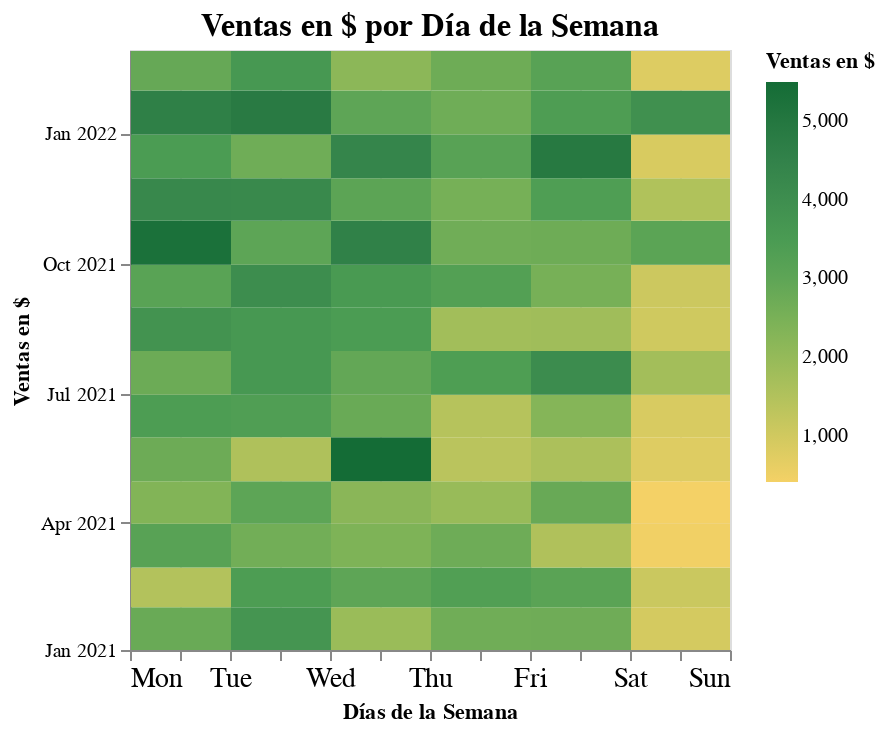

This figure's notebook cell:
### Code cell
mapa = alt.Chart(df_ventas_ag).mark_rect().encode(
                x=alt.X('day(fecha):T', title='Días de la Semana', axis = alt.Axis(labelAngle=0, labelFontSize=14)),
                y=alt.Y('yearmonth(fecha):T', title = 'Ventas en $', scale=alt.Scale(zero=False), 
                  axis = alt.Axis(grid=True, titleAnchor='middle', titleAngle = 270, labelFontSize=10)),
                color=alt.Color('sum(monto_dolar):Q', scale=alt.Scale(scheme='goldgreen'), title='Ventas en $'),
                tooltip=[
                    alt.Tooltip('day(fecha):T', title='Día'),
                    alt.Tooltip('yearmonth(fecha):T', title='Mes y Año'),
                    alt.Tooltip('sum(monto_dolar):Q', title='Ventas en $')]
                ).properties(title='Ventas en $ por Día de la Semana',
                             width=300, 
                             height=300
                ).configure_title(
                    fontSize = 16,
                    anchor = 'middle'
                ).interactive()

mapa

### Figure 1 — Vega-Lite specification as saved in the notebook (floating-point values rounded to 4 significant figures; data arrays with more than 128 entries replaced by an {"elided": "..."} marker saying what was removed)
{"config": {"view": {"continuousWidth": 400, "continuousHeight": 300}, "title": {"anchor": "middle", "fontSize": 16}}, "data": {"name": "data-e2d472d5d84d7fbe513a2961954722fe"}, "mark": "rect", "encoding": {"color": {"aggregate": "sum", "field": "monto_dolar", "scale": {"scheme": "goldgreen"}, "title": "Ventas en $", "type": "quantitative"}, "tooltip": [{"field": "fecha", "timeUnit": "day", "title": "Día", "type": "temporal"}, {"field": "fecha", "timeUnit": "yearmonth", "title": "Mes y Año", "type": "temporal"}, {"aggregate": "sum", "field": "monto_dolar", "title": "Ventas en $", "type": "quantitative"}], "x": {"axis": {"labelAngle": 0, "labelFontSize": 14}, "field": "fecha", "timeUnit": "day", "title": "Días de la Semana", "type": "temporal"}, "y": {"axis": {"grid": true, "labelFontSize": 10, "titleAnchor": "middle", "titleAngle": 270}, "field": "fecha", "scale": {"zero": false}, "timeUnit": "yearmonth", "title": "Ventas en $", "type": "temporal"}}, "height": 300, "selection": {"selector001": {"type": "interval", "bind": "scales", "encodings": ["x", "y"]}}, "title": "Ventas en $ por Día de la Semana", "width": 300, "$schema": "https://vega.github.io/schema/vega-lite/v4.17.0.json", "datasets": {"data-e2d472d5d84d7fbe513a2961954722fe": {"elided": "334 records"}}}
